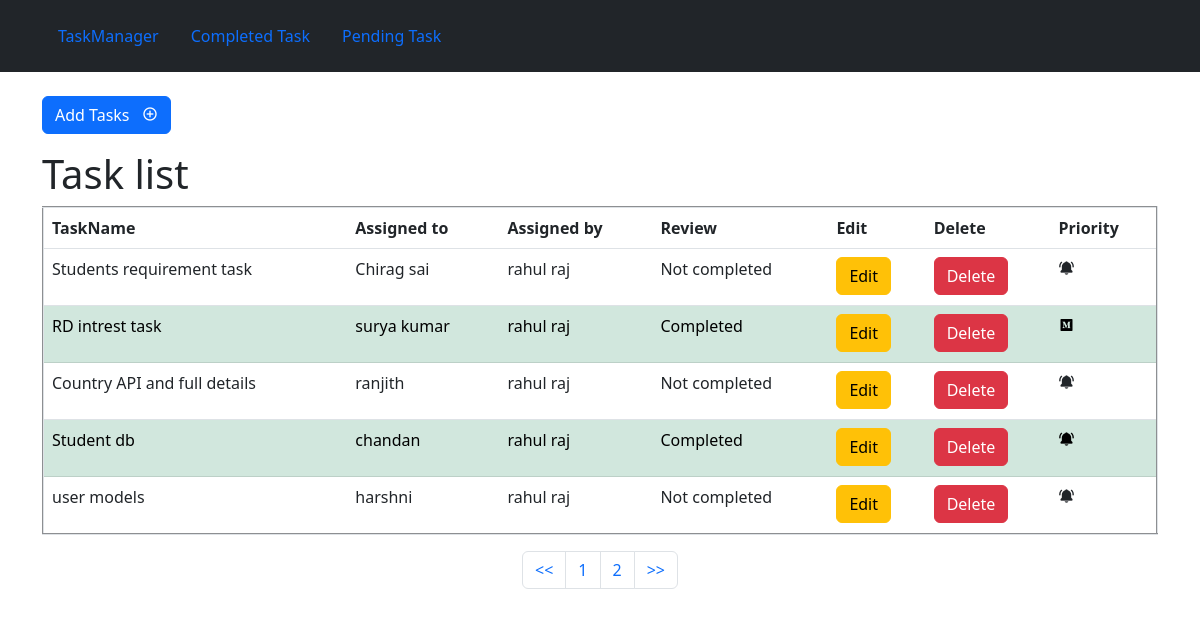
The page / on the database its author committed.
### taskapp/models.py (models this page shows, shortened)
class tasklist(models.Model):
    task_name = models.CharField(max_length=200)
    assingned_to = models.CharField(max_length=200)
    assigned_by = models.CharField(max_length=200)
    review = models.BooleanField(default=False)
    priority = models.CharField(max_length=200)

### taskapp/views.py (the view)
# urls.py: path('',views.index,name="index"),
def index(request):
    if request.method == 'POST':
        form = taskListForm(request.POST)
        if form.is_valid():
            form.save()
            print("new task added")
    form = taskListForm()
    tasks = tasklist.objects.all()
    paginator = Paginator(tasks,5)
    page = request.GET.get('pg')
    tasks = paginator.get_page(page)
    return render(request,"index.html",{'tasks':tasks,'form':form})

### templates/index.html (shortened to what this page needs)
{% extends 'base.html' %}
{% block content %}
    <div class="container">
        <div class="jumbotron">
            <br>
            <p>
                <a class="btn btn-primary" data-bs-toggle="collapse" href="#collapseExample" role="button" aria-expanded="false" aria-controls="collapseExample">
                  Add Tasks &nbsp;&nbsp;<i class='bx bx-plus-circle'></i>
                </a>
              </p>
        <h1>Task list</h1>
        <table class="table" border="2px" cellpadding="5px">
          <tr>
            <th>TaskName</th>
            <th>Assigned to</th>
            <th>Assigned by</th>
            <th>Review</th>
            <th>Edit</th>
            <th>Delete</th>
            <th>Priority</th>
          </tr>
            {% for task in tasks %}
                {% if task.review %}
                    <tr class="table-success">
                        <td>{{ task.task_name }}</td>
                        <td>{{ task.assingned_to }}</td>
                        <td>{{ task.assigned_by }}</td>
                        <td>Completed</td>
                        <td><a href="{% url 'edit' pk=task.id %}" class="btn btn-warning">Edit</a></td>
                        <td><a href="{% url 'delete' pk=task.id %}" class="btn btn-danger">Delete</a></td>
                        <td>
                            {% if task.priority == 'high' or task.priority == 'High' %}
                                <p><i class='bx bxs-bell-ring'></i></p>
                            {% elif task.priority == 'medium' or task.priority == 'Medium' %}
                                <p><i class='bx bxl-medium-square'></i></p>
                            {% elif task.priority == 'low' or task.priority == 'Low' %}
                                <p><i class='bx bxs-alarm-snooze' ></i></p>
                            {% endif %}
                        </td>
                    </tr>
                {% else %}
                    <tr>
                        <td>{{ task.task_name }}</td>
                        <td>{{ task.assingned_to }}</td>
                        <td>{{ task.assigned_by }}</td>
                        <td>Not completed</td>
                        <td><a href="{% url 'edit' pk=task.id %}" class="btn btn-warning">Edit</a></td>
                        <td><a href="{% url 'delete' pk=task.id %}" class="btn btn-danger">Delete</a></td>
                        <td>
                            {% if task.priority == 'high' or task.priority == 'High' %}
                                <p><i class='bx bxs-bell-ring'></i></p>
                            {% elif task.priority == 'medium' or task.priority == 'Medium' %}
                                <p><i class='bx bxl-medium-square'></i></p>
                            {% elif task.priority == 'low' or task.priority == 'Low' %}
                                <p><i class='bx bxs-alarm-snooze' ></i></p>
                            {% endif %}
                        </td>
                    </tr>
                {% endif %}
            {% endfor %}
        </table>
        <nav aria-label="Page navigation example">
            <ul class="pagination justify-content-center">
              <li class="page-item"><a class="page-link" href="?pg=1"><<</a></li>
                <li class="page-item">
                    <a class="page-link" href="?pg={{ tasks.number }}">{{ tasks.number }}</a>
                </li>
                {% if tasks.has_next %}
                    <li class="page-item">
                        <a class="page-link" href="?pg={{ tasks.next_page_number }}">{{ tasks.next_page_number }}</a>
                    </li>
                {% endif %}
                <li class="page-item">
                    <a class="page-link" href="?pg={{ tasks.paginator.num_pages }}">>></a>
                </li>
            </ul>
        </nav>
        </div>
    </div>
{% endblock %}

### rows shown on the page
tasklist: task_name "Students requirement task", assingned_to "Chirag sai", assigned_by "rahul raj", priority "high" (drawn)
tasklist: task_name "RD intrest task", assingned_to "surya kumar", assigned_by "rahul raj", priority "medium" (drawn)
tasklist: task_name "Country API and full details", assingned_to "ranjith", assigned_by "rahul raj", priority "high" (drawn)
tasklist: task_name "Student db", assingned_to "chandan", assigned_by "rahul raj", priority "high" (drawn)
tasklist: task_name "user models", assingned_to "harshni", assigned_by "rahul raj", priority "high" (drawn)

### other values the page prints
{{ tasks.number }} "1"
{{ tasks.next_page_number }} "2"
